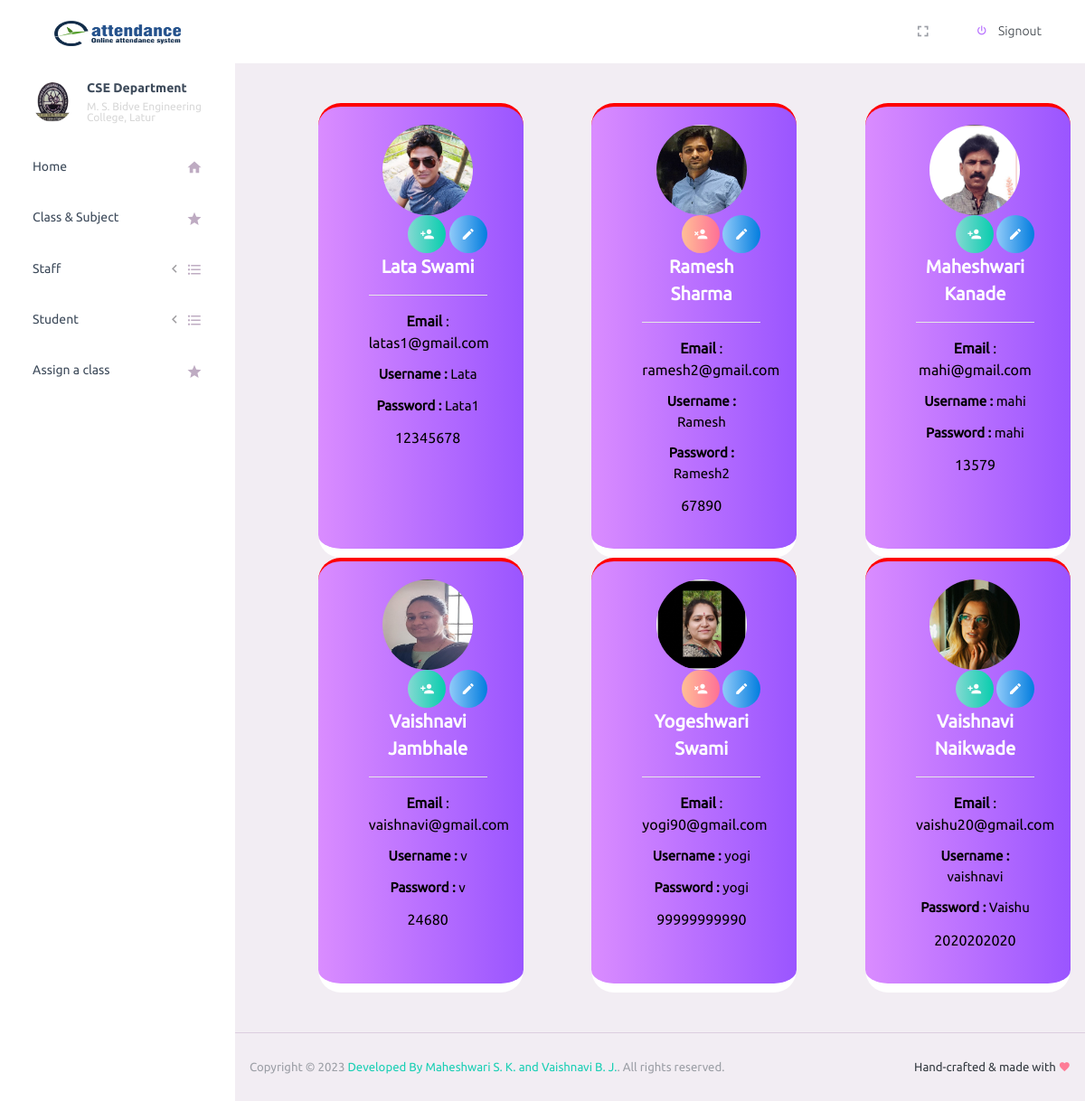
Screenshot of /admin/view_staff.php (signed in) with the database file from the repository.
### tables this page shows
CREATE TABLE `staff_data` (
  `ID` int(10) NOT NULL,
  `Name` varchar(100) NOT NULL,
  `Mobile` bigint(11) NOT NULL,
  `Email` varchar(70) NOT NULL,
  `Username` varchar(100) NOT NULL,
  `Password` varchar(200) NOT NULL,
  `Image` varchar(200) NOT NULL,
  `Status` varchar(100) NOT NULL
);

### admin/view_staff.php (the view, shortened to what this page needs)
<!DOCTYPE html>
<html lang="en">
<head>
  <link rel="stylesheet" href="vendors/iconfonts/mdi/css/materialdesignicons.min.css">
  <link rel="stylesheet" href="vendors/css/vendor.bundle.base.css">
  <link rel="stylesheet" href="css/style.css">
</head>
<body>
  <div class="container-scroller">
<?php
  include 'Header.php';
?>
    <div class="container-fluid page-body-wrapper">
<?php
  include 'Sidebar.php';
?>
      <div class="main-panel">
        <div class="content-wrapper">
<?php
  $db = mysqli_connect("localhost","root","","attendance_system")or die("database error");
?>
          <div class="row">
<?php
  $res=mysqli_query($db,"SELECT * FROM staff_data");
  while($row=mysqli_fetch_row($res))
  {
      if($row[7]=='approve')
      {
          echo'
           <div class="col-sm-1"></div>
           <div class="col-sm-3 bg-gradient-primary" style=" color: #fff; border-top: 4px solid red; border-bottom: 10px solid white; border-radius: 25px;">
              <div class="" >
                <div class="card-body">
                  <ul type="none">
                    <li style="text-align: center;">
                      <img src="'.$row[6].'" style="height: 100px;width: 100px;border-radius:100px">
                    </li>
                    <li style="text-align: right;"><button onclick="disapprove('.$row[0].')" type="button" class="btn btn-gradient-success btn-rounded btn-icon"><a href="view_staff.php?id='.$row[0].'"></a><i class="mdi mdi-account-plus"></i></button>
                      <a href="update_staff.php?id='.$row[0].'"><button type="button" class="btn btn-gradient-info btn-rounded btn-icon"><i class="mdi mdi-pencil"></i></button></a>
                    </li>
                    <li><p class="card-title" style="text-align: center;font-size: 20px; color: white; font-weight: 600">'.$row[1].'</p></li>
                    <li style="background-color: white"><hr></li>
                    <li><p class="card-title" style="text-align: center;font-size: 16px;color: black"><b>Email</b> : '.$row[3].'</p></li>
                    <li style="text-align: center; color: black"><p class="card-title"><b>Username : </b> '.$row[4].'</p></li>
                    <li style="text-align: center; color: black"><p class="card-title"><b>Password : </b> '.$row[5].'</p></li>
                    <li><p class="card-title" style="text-align: center;font-size: 16px;color: black">'.$row[2].'</p></li>
                  </ul>
                </div>
              </div>
            </div>
            ';
      }
      else
      {
        echo'
           <div class="col-sm-1"></div>
           <div class="col-sm-3 bg-gradient-primary" style=" color: #fff; border-top: 4px solid red; border-bottom: 10px solid white; border-radius: 25px">
              <div class="" >
                <div class="card-body">
                  <ul type="none">
                    <li style="text-align: center;">
                      <img src="'.$row[6].'" style="height: 100px;width: 100px;border-radius:100px">
                    </li>
                   <li style="text-align: right;"><button onclick="approve('.$row[0].')" type="button" class="btn btn-gradient-danger btn-rounded btn-icon"><a href="view_staff.php?id='.$row[0].'"></a><i class="mdi mdi-account-remove"></i></button>
                     <a href="update_staff.php?id_s='.$row[0].'"><button type="button" class="btn btn-gradient-info btn-rounded btn-icon"><i class="mdi mdi-pencil"></i></button></a>
                   </li>
                    <li><p class="card-title" style="text-align: center;font-size: 20px; color: white; font-weight: 600">'.$row[1].'</p></li>
                    <li style="background-color: white"><hr></li>
                    <li><p class="card-title" style="text-align: center;font-size: 16px;color: black"><b>Email</b> : '.$row[3].'</p></li>
                    <li style="text-align: center; color: black"><p class="card-title"><b>Username : </b> '.$row[4].'</p></li>
                    <li style="text-align: center; color: black"><p class="card-title"><b>Password : </b> '.$row[5].'</p></li>
                    <li><p class="card-title" style="text-align: center;font-size: 16px;color: black">'.$row[2].'</p></li>
                  </ul>
                </div>
              </div>
            </div>
            ';
      }
  }
?>
          </div>
        </div>
<?php
  include 'Footer.php';
?>
      </div>
    </div>
  </div>
</body>
</html>

### admin/Header.php (shortened to what this page needs)
<nav class="navbar default-layout-navbar col-lg-12 col-12 p-0 fixed-top d-flex flex-row">
      <div class="text-center navbar-brand-wrapper d-flex align-items-center justify-content-center">
        <a class="navbar-brand brand-logo" href="index.php"><img src="Logo.png"></a>
      </div>
      <div class="navbar-menu-wrapper d-flex align-items-stretch">
        <ul class="navbar-nav navbar-nav-right">
          <li class="nav-item d-none d-lg-block full-screen-link">
            <a class="nav-link">
              <i class="mdi mdi-fullscreen" id="fullscreen-button"></i>
            </a>
          </li>
          <li class="nav-item nav-logout d-none d-lg-block ">
            <a class="dropdown-item" href="../logout.php">
                <i class="mdi mdi-power mr-2 text-primary"></i>
                Signout
              </a>
          </li>
        </ul>
      </div>
    </nav>

### admin/Sidebar.php (shortened to what this page needs)
<nav class="sidebar sidebar-offcanvas" id="sidebar">
        <ul class="nav">
          <li class="nav-item nav-profile">
            <a href="#" class="nav-link">
              <div class="nav-profile-image">
                <img src="../CSElogo2.png" alt="profile">
              </div>
              <div class="nav-profile-text d-flex flex-column">
                <span class="font-weight-bold mb-2">CSE Department</span>
                <span class="text-secondary text-small">M. S. Bidve Engineering </span>
                <span class="text-secondary text-small">College, Latur</span>
              </div>
            </a>
          </li>
          <li class="nav-item">
            <a class="nav-link" href="index.php">
              <span class="menu-title">Home</span>
              <i class="mdi mdi-home menu-icon"></i>
            </a>
          </li>
          <li class="nav-item">
            <a class="nav-link" href="subject.php">
              <span class="menu-title">Class & Subject</span>
              <i class="mdi mdi-star menu-icon"></i>
            </a>
          </li>
          <li class="nav-item">
            <a class="nav-link" data-toggle="collapse" href="#ui-basic" aria-expanded="false" aria-controls="ui-basic">
              <span class="menu-title">Staff</span>
              <i class="menu-arrow"></i>
              <i class="mdi mdi-format-list-bulleted menu-icon"></i>
            </a>
          </li>
          <li class="nav-item">
            <a class="nav-link" data-toggle="collapse" href="#general-pages" aria-expanded="false" aria-controls="general-pages">
              <span class="menu-title">Student</span>
              <i class="menu-arrow"></i>
              <i class="mdi mdi-format-list-bulleted menu-icon"></i>
            </a>
          </li>
           <li class="nav-item">
            <a class="nav-link" href="assign.php">
              <span class="menu-title">Assign a class</span>
              <i class="mdi mdi-star menu-icon"></i>
            </a>
          </li>
        </ul>
      </nav>

### admin/Footer.php
<footer class="footer">
          <div class="d-sm-flex justify-content-center justify-content-sm-between">
            <span class="text-muted text-center text-sm-left d-block d-sm-inline-block">Copyright © <?php echo date("Y");?> <a href="#" target="_blank">Developed By Maheshwari S. K. and Vaishnavi B. J.</b></a>. All rights reserved.</span>
            <span class="float-none float-sm-right d-block mt-1 mt-sm-0 text-center">Hand-crafted & made with <i class="mdi mdi-heart text-danger"></i></span>
          </div>
</footer>

### rows the page displays
staff_data: Image (picture), Name "Lata Swami", Email "latas1@gmail.com", Username "Lata", Password "Lata1", Mobile "12345678"
staff_data: Image (picture), Name "Ramesh Sharma", Email "ramesh2@gmail.com", Username "Ramesh", Password "Ramesh2", Mobile "67890"
staff_data: Image (picture), Name "Maheshwari Kanade", Email "mahi@gmail.com", Username "mahi", Password "mahi", Mobile "13579"
staff_data: Image (picture), Name "Vaishnavi Jambhale", Email "vaishnavi@gmail.com", Username "v", Password "v", Mobile "24680"
staff_data: Image (picture), Name "Yogeshwari Swami", Email "yogi90@gmail.com", Username "yogi", Password "yogi", Mobile "99999999990"
staff_data: Image (picture), Name "Vaishnavi Naikwade", Email "vaishu20@gmail.com", Username "vaishnavi", Password "Vaishu", Mobile "2020202020"
